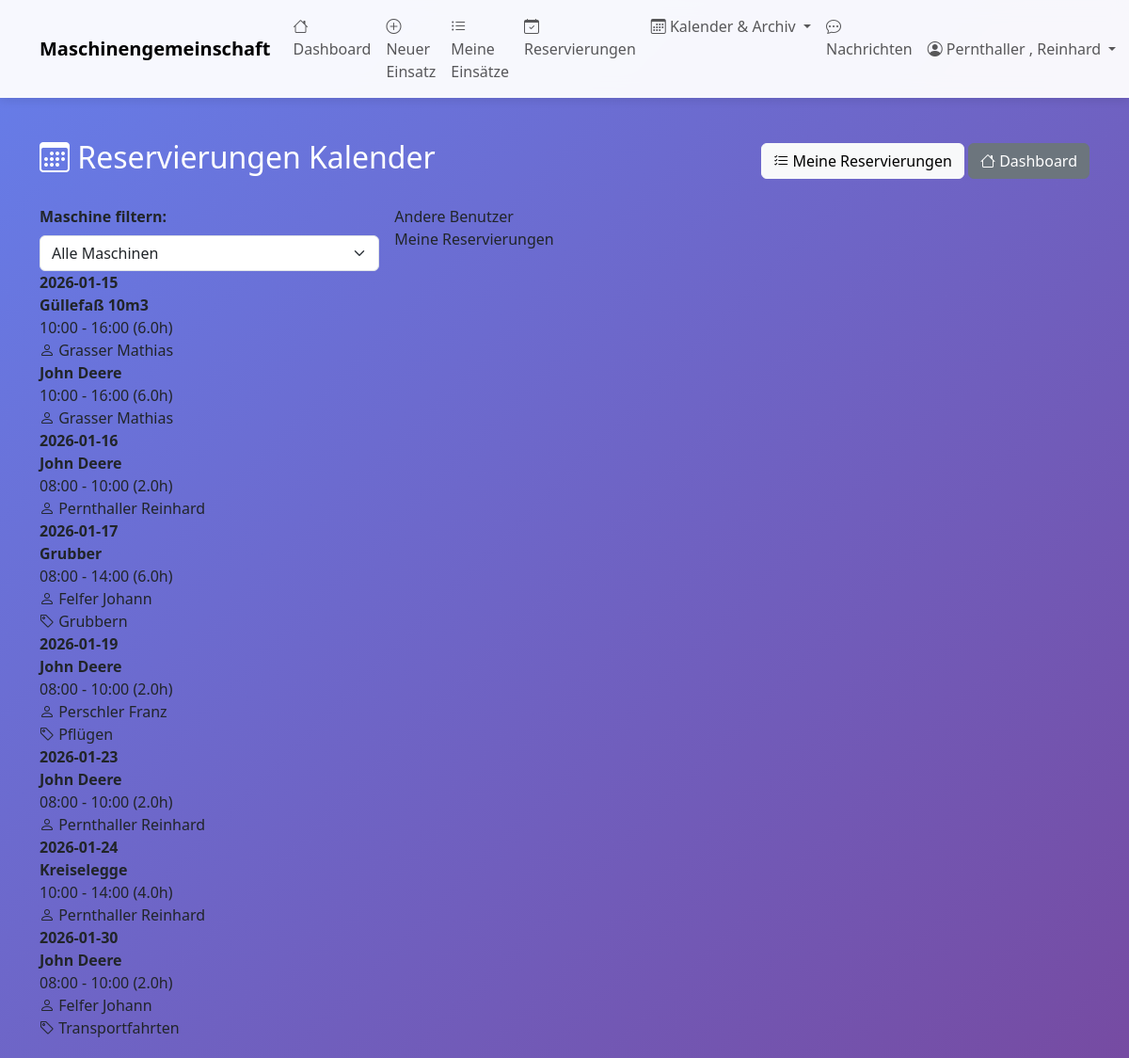
Page /reservierungen-kalender (signed in) on the committed database.
### tables this page shows
CREATE TABLE maschinen_reservierungen (
                id INTEGER PRIMARY KEY AUTOINCREMENT,
                maschine_id INTEGER NOT NULL,
                benutzer_id INTEGER NOT NULL,
                datum DATE NOT NULL,
                uhrzeit_von TIME NOT NULL,
                uhrzeit_bis TIME NOT NULL,
                nutzungsdauer_stunden REAL NOT NULL,
                zweck TEXT,
                bemerkung TEXT,
                status TEXT DEFAULT 'aktiv',
                erstellt_am TIMESTAMP DEFAULT CURRENT_TIMESTAMP,
                geaendert_am TIMESTAMP DEFAULT CURRENT_TIMESTAMP,
                FOREIGN KEY (maschine_id) REFERENCES maschinen(id) ON DELETE CASCADE,
                FOREIGN KEY (benutzer_id) REFERENCES benutzer(id) ON DELETE CASCADE
            );

CREATE TABLE maschinen (
    id INTEGER PRIMARY KEY AUTOINCREMENT,
    bezeichnung TEXT NOT NULL,
    hersteller TEXT,
    modell TEXT,
    baujahr INTEGER,
    kennzeichen TEXT,
    anschaffungsdatum DATE,
    stundenzaehler_aktuell REAL,
    naechste_wartung_bei REAL,
    aktiv BOOLEAN DEFAULT 1,
    bemerkungen TEXT
, abrechnungsart TEXT DEFAULT 'stunden', preis_pro_einheit REAL DEFAULT 0.0, wartungsintervall INTEGER DEFAULT 50, naechste_wartung REAL, anmerkungen TEXT, erfassungsmodus TEXT DEFAULT 'fortlaufend', gemeinschaft_id INTEGER DEFAULT 1 REFERENCES gemeinschaften(id), anschaffungspreis REAL DEFAULT 0.0, abschreibungsdauer_jahre INTEGER DEFAULT 10);

### web_app.py (the view)
@app.route('/reservierungen-kalender')
@login_required
def reservierungen_kalender():
    from datetime import datetime, timedelta
    maschine_id = request.args.get('maschine_id', type=int)
    with MaschinenDBContext(DB_PATH) as db:
        cursor = db.connection.cursor()
        maschinen = db.get_all_maschinen()
        heute = datetime.now()
        bis_datum = (heute + timedelta(days=30)).strftime('%Y-%m-%d')
        if maschine_id:
            cursor.execute("""
                SELECT r.*, m.bezeichnung as maschine_bezeichnung,
                       b.name || ' ' || COALESCE(b.vorname, '') as benutzer_name
                FROM maschinen_reservierungen r
                JOIN maschinen m ON r.maschine_id = m.id
                JOIN benutzer b ON r.benutzer_id = b.id
                WHERE r.maschine_id = ?
                  AND r.datum >= date('now')
                  AND r.datum <= ?
                  AND r.status = 'aktiv'
                ORDER BY r.datum, r.uhrzeit_von
            """, (maschine_id, bis_datum))
        else:
            cursor.execute("""
                SELECT r.*, m.bezeichnung as maschine_bezeichnung,
                       b.name || ' ' || COALESCE(b.vorname, '') as benutzer_name
                FROM maschinen_reservierungen r
                JOIN maschinen m ON r.maschine_id = m.id
                JOIN benutzer b ON r.benutzer_id = b.id
                WHERE r.datum >= date('now')
                  AND r.datum <= ?
                  AND r.status = 'aktiv'
                ORDER BY r.datum, m.bezeichnung, r.uhrzeit_von
            """, (bis_datum,))
        columns = [desc[0] for desc in cursor.description]
        reservierungen = [dict(zip(columns, row)) for row in cursor.fetchall()]
    return render_template('reservierungen_kalender.html',
                         reservierungen=reservierungen,
                         maschinen=maschinen,
                         selected_maschine_id=maschine_id,
                         heute=heute.strftime('%Y-%m-%d'))

### database.py (called while the page is built)
    def connect(self):
        self.connection = sqlite3.connect(self.db_path)
        self.connection.row_factory = sqlite3.Row
        self.cursor = self.connection.cursor()

    def close(self):
        if self.connection:
            self.connection.close()

    def get_all_maschinen(self, nur_aktive: bool = True) -> List[Dict]:
        sql = "SELECT * FROM maschinen"
        if nur_aktive:
            sql += " WHERE aktiv = 1"
        sql += " ORDER BY bezeichnung"
        self.cursor.execute(sql)
        return [dict(row) for row in self.cursor.fetchall()]

    def __enter__(self):
        self.connect()
        return self

    def __exit__(self, exc_type, exc_val, exc_tb):
        if exc_type is None:
            self.connection.commit()
        else:
            self.connection.rollback()
        self.close()
        return False

### web_app.py (called while the page is built)
def login_required(f):
    @wraps(f)
    def decorated_function(*args, **kwargs):
        if 'benutzer_id' not in session:
            flash('Bitte melden Sie sich an.', 'warning')
            return redirect(url_for('login'))
        return f(*args, **kwargs)
    return decorated_function

### templates/reservierungen_kalender.html (shortened to what this page needs)
{% extends "base.html" %}
{% block content %}
<div class="row mt-4">
    <div class="col-12">
        <div class="d-flex justify-content-between align-items-center mb-4">
            <h2 class="text-white">
                <i class="bi bi-calendar3"></i> Reservierungen Kalender
            </h2>
            <div>
                <a href="{{ url_for('meine_reservierungen') }}" class="btn btn-light">
                    <i class="bi bi-list-check"></i> Meine Reservierungen
                </a>
                <a href="{{ url_for('dashboard') }}" class="btn btn-secondary">
                    <i class="bi bi-house"></i> Dashboard
                </a>
            </div>
        </div>
    </div>
</div>
<div class="filter-section">
    <form method="GET" action="{{ url_for('reservierungen_kalender') }}" class="row g-3">
        <div class="col-md-4">
            <label class="form-label fw-bold">Maschine filtern:</label>
            <select name="maschine_id" class="form-select" onchange="this.form.submit()">
                <option value="">Alle Maschinen</option>
            </select>
        </div>
        <div class="col-md-8">
            <div class="legende">
                <div class="legende-item">
                    <span>Andere Benutzer</span>
                </div>
                <div class="legende-item">
                    <span>Meine Reservierungen</span>
                </div>
            </div>
        </div>
    </form>
</div>
<div class="kalender-container">
    {% if reservierungen %}
        {% set grouped_by_date = {} %}
        {% for res in reservierungen %}
            {% if res.datum not in grouped_by_date %}
                {% set _ = grouped_by_date.update({res.datum: []}) %}
            {% endif %}
            {% set _ = grouped_by_date[res.datum].append(res) %}
        {% endfor %}
        {% for datum, reservierungen_tag in grouped_by_date.items() %}
        <div class="tag-zeile">
            <div class="datum-spalte">
                <strong>{{ datum }}</strong>
            </div>
            <div class="tages-uebersicht">
                {% for res in reservierungen_tag %}
                <div class="reservierung-karte {% if res.benutzer_id == session.benutzer_id %}eigene{% endif %}">
                    <div>
                        <strong>{{ res.maschine_bezeichnung }}</strong>
                        <div class="zeit-info">
                            {{ res.uhrzeit_von }} - {{ res.uhrzeit_bis }} ({{ res.nutzungsdauer_stunden }}h)
                        </div>
                        <div>
                            <i class="bi bi-person"></i> {{ res.benutzer_name }}
                        </div>
                        {% if res.zweck %}
                        <div><i class="bi bi-tag"></i> {{ res.zweck }}</div>
                        {% endif %}
                    </div>
                </div>
                {% endfor %}
            </div>
        </div>
        {% endfor %}
    {% else %}
        <div class="keine-reservierung">
            <i class="bi bi-calendar-x"></i>
            Keine Reservierungen in den nächsten 30 Tagen.
        </div>
    {% endif %}
</div>
{% endblock %}

### templates/base.html (style rules this page uses)
body { min-height: 100vh; background: linear-gradient(135deg, #667eea 0%, #764ba2 100%); }

### rows in the picture
maschinen_reservierungen: datum "2026-01-15", maschine_bezeichnung "Güllefaß 10m3", uhrzeit_von "10:00", uhrzeit_bis "16:00", nutzungsdauer_stunden "6.0", benutzer_name "Grasser Mathias"
maschinen_reservierungen: maschine_bezeichnung "John Deere", uhrzeit_von "10:00", uhrzeit_bis "16:00", nutzungsdauer_stunden "6.0", benutzer_name "Grasser Mathias"
maschinen_reservierungen: datum "2026-01-16", maschine_bezeichnung "John Deere", uhrzeit_von "08:00", uhrzeit_bis "10:00", nutzungsdauer_stunden "2.0", benutzer_name "Pernthaller Reinhard"
maschinen_reservierungen: datum "2026-01-17", maschine_bezeichnung "Grubber", uhrzeit_von "08:00", uhrzeit_bis "14:00", nutzungsdauer_stunden "6.0", benutzer_name "Felfer Johann", zweck "Grubbern"
maschinen_reservierungen: datum "2026-01-19", maschine_bezeichnung "John Deere", uhrzeit_von "08:00", uhrzeit_bis "10:00", nutzungsdauer_stunden "2.0", benutzer_name "Perschler Franz", zweck "Pflügen"
maschinen_reservierungen: datum "2026-01-23", maschine_bezeichnung "John Deere", uhrzeit_von "08:00", uhrzeit_bis "10:00", nutzungsdauer_stunden "2.0", benutzer_name "Pernthaller Reinhard"
maschinen_reservierungen: datum "2026-01-24", maschine_bezeichnung "Kreiselegge", uhrzeit_von "10:00", uhrzeit_bis "14:00", nutzungsdauer_stunden "4.0", benutzer_name "Pernthaller Reinhard"
maschinen_reservierungen: datum "2026-01-30", maschine_bezeichnung "John Deere", uhrzeit_von "08:00", uhrzeit_bis "10:00", nutzungsdauer_stunden "2.0", benutzer_name "Felfer Johann", zweck "Transportfahrten"

### other values in the picture
{{ session.get('benutzer_name') }} "Pernthaller , Reinhard"
